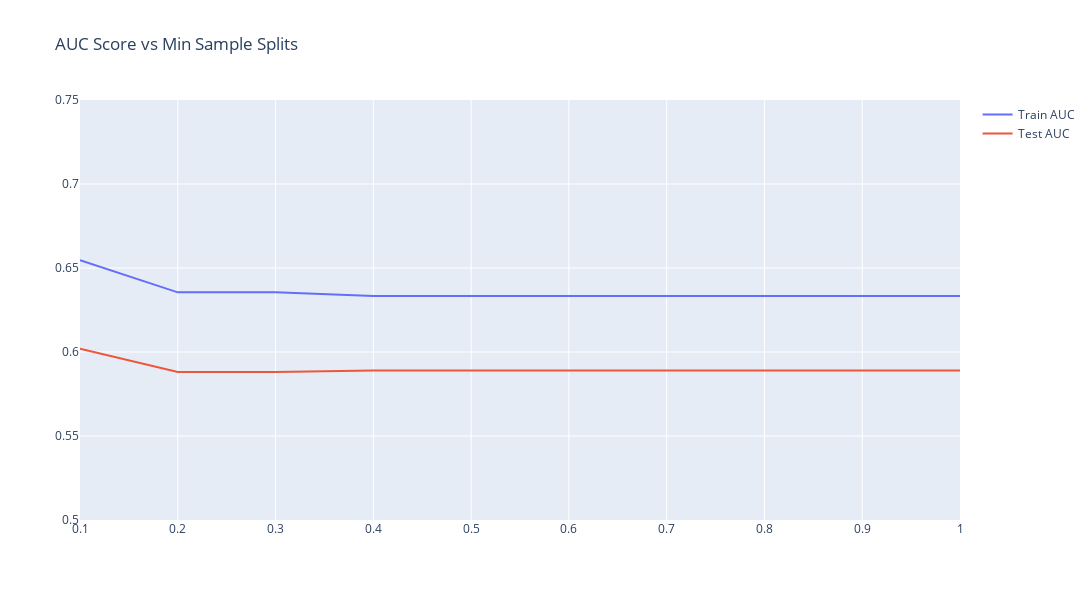

The cell this chart's notebook holds for it:
### Code cell
fig1 = go.Figure()

# Add traces
fig1.update_layout(yaxis_range=[0.50,0.75],title='AUC Score vs Min Sample Splits', width=1200, height=600)

fig1.add_trace(go.Scatter(x=min_samples_splits, y=train_results,
                    mode='lines',
                    name='Train AUC'))
fig1.add_trace(go.Scatter(x=min_samples_splits, y=test_results,
                    mode='lines',
                    name='Test AUC'))

fig1.show()
fig1.write_image("resources/min_splits.png")

### Figure 1 — Plotly figure (JSON) as saved in the notebook; plotly's stock layout.template omitted (floating-point values rounded to 4 significant figures)
{"data": [{"mode": "lines", "name": "Train AUC", "type": "scatter", "x": [0.1, 0.2, 0.3, 0.4, 0.5, 0.6, 0.7, 0.8, 0.9, 1], "y": [0.6547, 0.6355, 0.6355, 0.6333, 0.6333, 0.6333, 0.6333, 0.6333, 0.6333, 0.6333]}, {"mode": "lines", "name": "Test AUC", "type": "scatter", "x": [0.1, 0.2, 0.3, 0.4, 0.5, 0.6, 0.7, 0.8, 0.9, 1], "y": [0.602, 0.5881, 0.5881, 0.5889, 0.5889, 0.5889, 0.5889, 0.5889, 0.5889, 0.5889]}], "layout": {"height": 600, "title": {"text": "AUC Score vs Min Sample Splits"}, "width": 1200, "xaxis": {"autorange": true, "range": [0.1, 1], "type": "linear"}, "yaxis": {"range": [0.5, 0.75], "type": "linear"}}}
